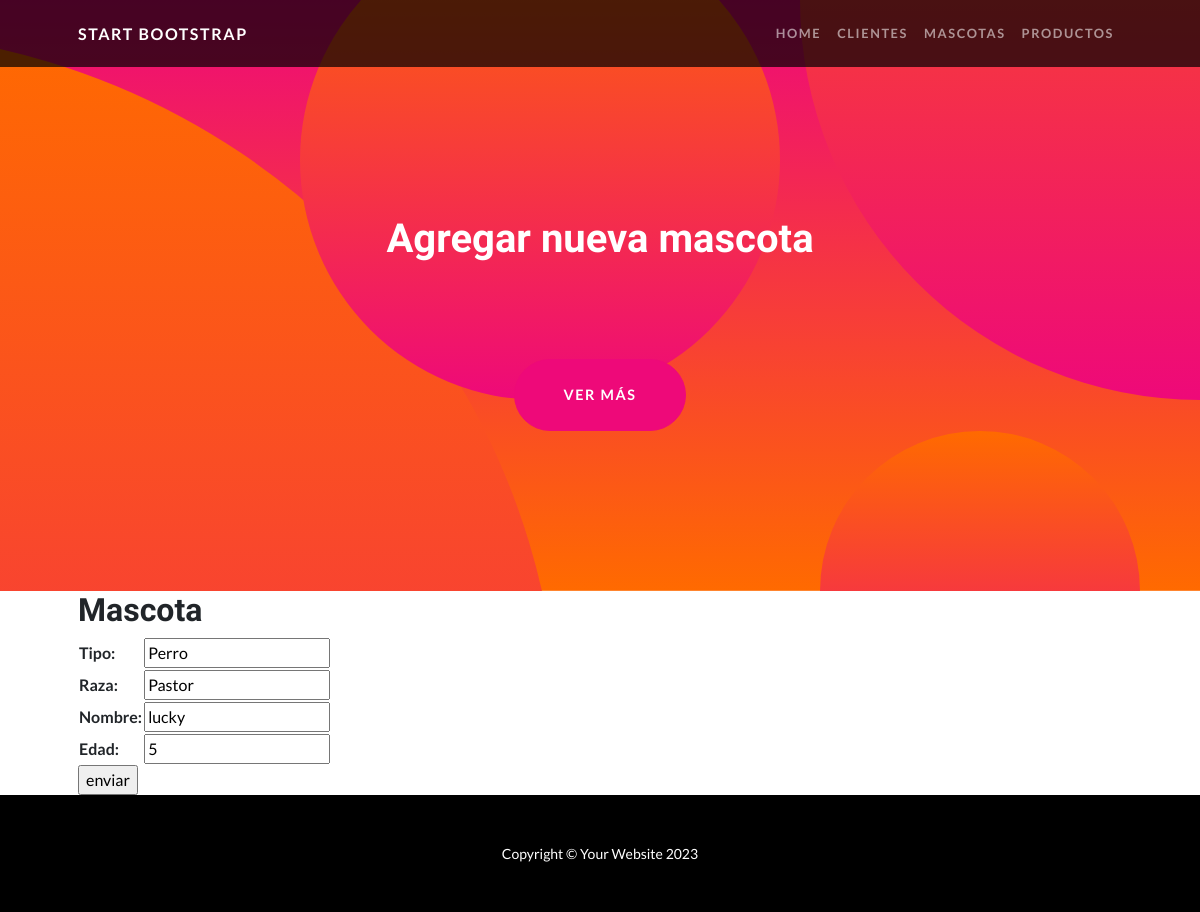
Before: /apptienda/mascotas_update/1 with the older database file.
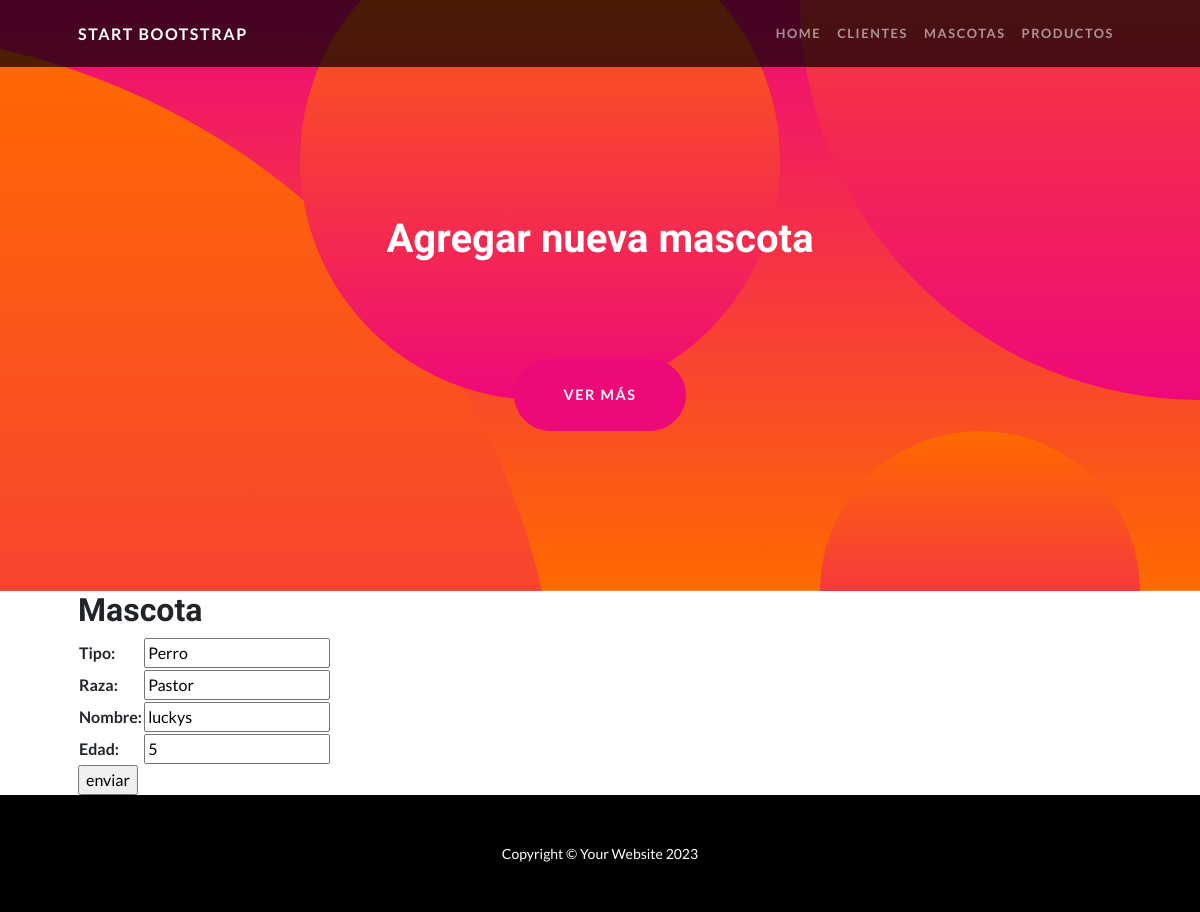
After: the same page with the newer database file.
### apptienda/models.py (models this page shows, shortened)
class Mascota(models.Model):
    tipo = models.CharField(max_length=50)
    raza = models.CharField(max_length=50)
    nombre = models.CharField(max_length=50)
    edad= models.IntegerField()

### apptienda/views.py (the view)
# urls.py: path('mascotas_update/<int:pk>', MascotasUpdate.as_view(), name='mascota_update'),
class MascotasUpdate(UpdateView):
    model=Mascota
    fields=['tipo','raza','nombre','edad']
    success_url=reverse_lazy('mascotas')

### apptienda/templates/apptienda/mascota_form.html (shortened to what this page needs)
{% extends 'apptienda/home.html' %}
{% block title %}
    <h1 class="mb-5">Agregar nueva mascota</h1>
{% endblock title %}
{% block contenido %}
<h2> Mascota </h2>
    <form action="" method="post">
        <table>
            {{ form.as_table }}
        </table>
        <input type="submit" value="enviar" style="display: block;">
    </form>
{% endblock contenido %}

Changed rows visible on the page:
changed Mascota "Perro": nombre "lucky" → "luckys"
